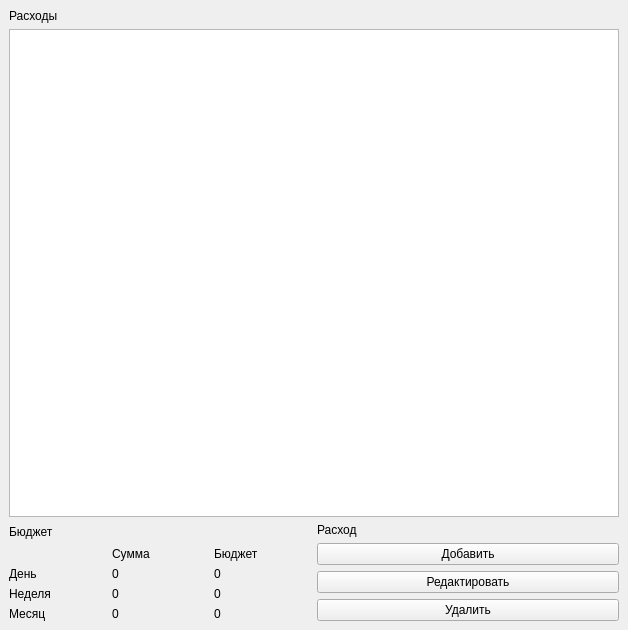
<?xml version="1.0" encoding="UTF-8"?>
<ui version="4.0">
 <class>MainWindow</class>
 <widget class="QMainWindow" name="MainWindow">
  <property name="geometry">
   <rect>
    <x>0</x>
    <y>0</y>
    <width>628</width>
    <height>630</height>
   </rect>
  </property>
  <property name="windowTitle">
   <string>MainWindow</string>
  </property>
  <widget class="QWidget" name="centralwidget">
   <layout class="QHBoxLayout" name="horizontalLayout_3">
    <item>
     <layout class="QVBoxLayout" name="global_layout">
      <item>
       <layout class="QVBoxLayout" name="expence_table_layout">
        <item>
         <widget class="QLabel" name="label">
          <property name="text">
           <string>Расходы</string>
          </property>
         </widget>
        </item>
        <item>
         <widget class="QTableView" name="table"/>
        </item>
       </layout>
      </item>
      <item>
       <layout class="QHBoxLayout" name="bottom_layout">
        <item>
         <layout class="QVBoxLayout" name="budget_layout">
          <item>
           <widget class="QLabel" name="budget_label_2">
            <property name="text">
             <string>Бюджет</string>
            </property>
           </widget>
          </item>
          <item>
           <layout class="QHBoxLayout" name="budget_table_layout">
            <item>
             <layout class="QVBoxLayout" name="title_layout">
              <item>
               <widget class="QLabel" name="empty_label">
                <property name="text">
                 <string/>
                </property>
               </widget>
              </item>
              <item>
               <widget class="QLabel" name="day_3">
                <property name="text">
                 <string>День</string>
                </property>
               </widget>
              </item>
              <item>
               <widget class="QLabel" name="week_3">
                <property name="text">
                 <string>Неделя</string>
                </property>
               </widget>
              </item>
              <item>
               <widget class="QLabel" name="month_3">
                <property name="text">
                 <string>Месяц</string>
                </property>
               </widget>
              </item>
             </layout>
            </item>
            <item>
             <layout class="QVBoxLayout" name="summ">
              <item>
               <widget class="QLabel" name="summ_label">
                <property name="text">
                 <string>Сумма</string>
                </property>
               </widget>
              </item>
              <item>
               <widget class="QLabel" name="day_2">
                <property name="text">
                 <string>0</string>
                </property>
               </widget>
              </item>
              <item>
               <widget class="QLabel" name="week_2">
                <property name="text">
                 <string>0</string>
                </property>
               </widget>
              </item>
              <item>
               <widget class="QLabel" name="month_2">
                <property name="text">
                 <string>0</string>
                </property>
               </widget>
              </item>
             </layout>
            </item>
            <item>
             <layout class="QVBoxLayout" name="budget_layout_2">
              <item>
               <widget class="QLabel" name="budget_label">
                <property name="text">
                 <string>Бюджет</string>
                </property>
               </widget>
              </item>
              <item>
               <widget class="QLabel" name="day">
                <property name="text">
                 <string>0</string>
                </property>
               </widget>
              </item>
              <item>
               <widget class="QLabel" name="week">
                <property name="text">
                 <string>0</string>
                </property>
               </widget>
              </item>
              <item>
               <widget class="QLabel" name="month">
                <property name="text">
                 <string>0</string>
                </property>
               </widget>
              </item>
             </layout>
            </item>
           </layout>
          </item>
         </layout>
        </item>
        <item>
         <layout class="QVBoxLayout" name="expence_editor_layout">
          <item>
           <widget class="QLabel" name="expence_editor_label">
            <property name="text">
             <string>Расход</string>
            </property>
           </widget>
          </item>
          <item>
           <widget class="QPushButton" name="add_expence_button">
            <property name="text">
             <string>Добавить</string>
            </property>
           </widget>
          </item>
          <item>
           <widget class="QPushButton" name="edit_expence_button">
            <property name="text">
             <string>Редактировать</string>
            </property>
           </widget>
          </item>
          <item>
           <widget class="QPushButton" name="delete_expence_button">
            <property name="text">
             <string>Удалить</string>
            </property>
           </widget>
          </item>
         </layout>
        </item>
       </layout>
      </item>
     </layout>
    </item>
   </layout>
  </widget>
 </widget>
 <resources/>
 <connections/>
</ui>
